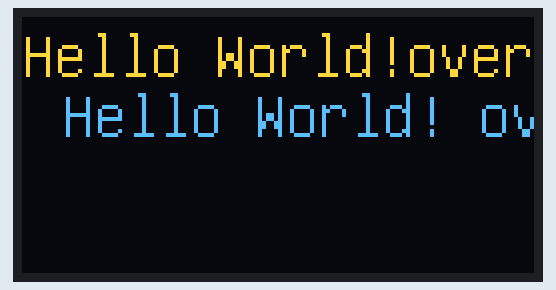
This sketch was run on a simulated Arduino Uno, built with avr-gcc and run on an emulated ATmega328P. Shown: 128×64 one-colour display. The OLED is the two-colour kind (top 16 rows yellow).

Above: at 0.5 s.

The sketch:

oled.ino
```cpp
#include <U8glib.h>

U8GLIB_SSD1306_128X64 u8g(U8G_I2C_OPT_NO_ACK);
void draw() {
  u8g.setFont(u8g_font_unifont);
  u8g.drawStr( 0, 15, "Hello World!overflow line");
  u8g.drawStr( 10, 30, "Hello World! overflow line");
}

void setup() {
}
void loop() {
  u8g.firstPage();
  do {
    draw();
  }
  while( u8g.nextPage() );
}
```
